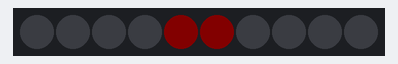
Bench run of a sketch on a simulated Arduino Uno, built with avr-gcc and run on an emulated ATmega328P. Shown: 10 RGB LEDs in strip order, left to right. Dim RGB values are drawn brighter than linear; random numbers use the default seed unless the sketch sets one.

Above: at 0.5 s.
At 10.5 s:
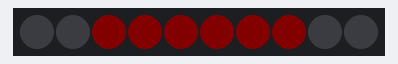
At 12.9 s:
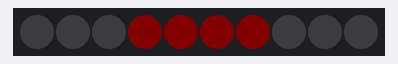
At 21.3 s:
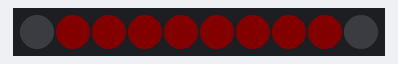
At 36.9 s:
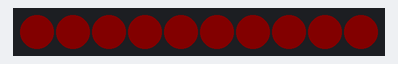

Measured:
- what the display in image 0 shows lasts 0.8 s, from 0.4 s to 1.2 s
- what the display in image 3 shows lasts 1.2 s, from 21.3 s to 22.5 s

The sketch:

hw8_v1.ino
```cpp
// Based on neopixel template code

#include <Adafruit_NeoPixel.h>

#define PIN         6
#define NUMPIXELS   10
#define SAMPLEDELAY 400 // Time (in milliseconds) to pause between audio samples

Adafruit_NeoPixel strip(NUMPIXELS, PIN, NEO_GRB + NEO_KHZ800);
unsigned long prev_sample = 0;   // Time (in milliseconds) when last sample was taken


void setup() {
  strip.begin();            // INITIALIZE NeoPixel strip object
  strip.setBrightness(10);  // Set BRIGHTNESS low to reduce draw (max = 255)
  strip.clear();            // Set all pixel colors to 'off'
  strip.show();             // Turn OFF all pixels ASAP
}

// volume is 0 (silence), or 1 to 5
unsigned int sample_volume() {
  return random(0, 6);
}

void loop() {
  unsigned long cur_sample = millis();

  if (cur_sample - prev_sample > SAMPLEDELAY) {
    prev_sample = millis();
    unsigned int volume = sample_volume();
    strip.clear();
    if (volume) {
      strip.fill(strip.Color(150, 0, 0), 5 - volume, volume * 2); // color "volume" number of center LEDs red
    }
    strip.show();   // Send the updated pixel colors to the hardware.
  }
}
```
